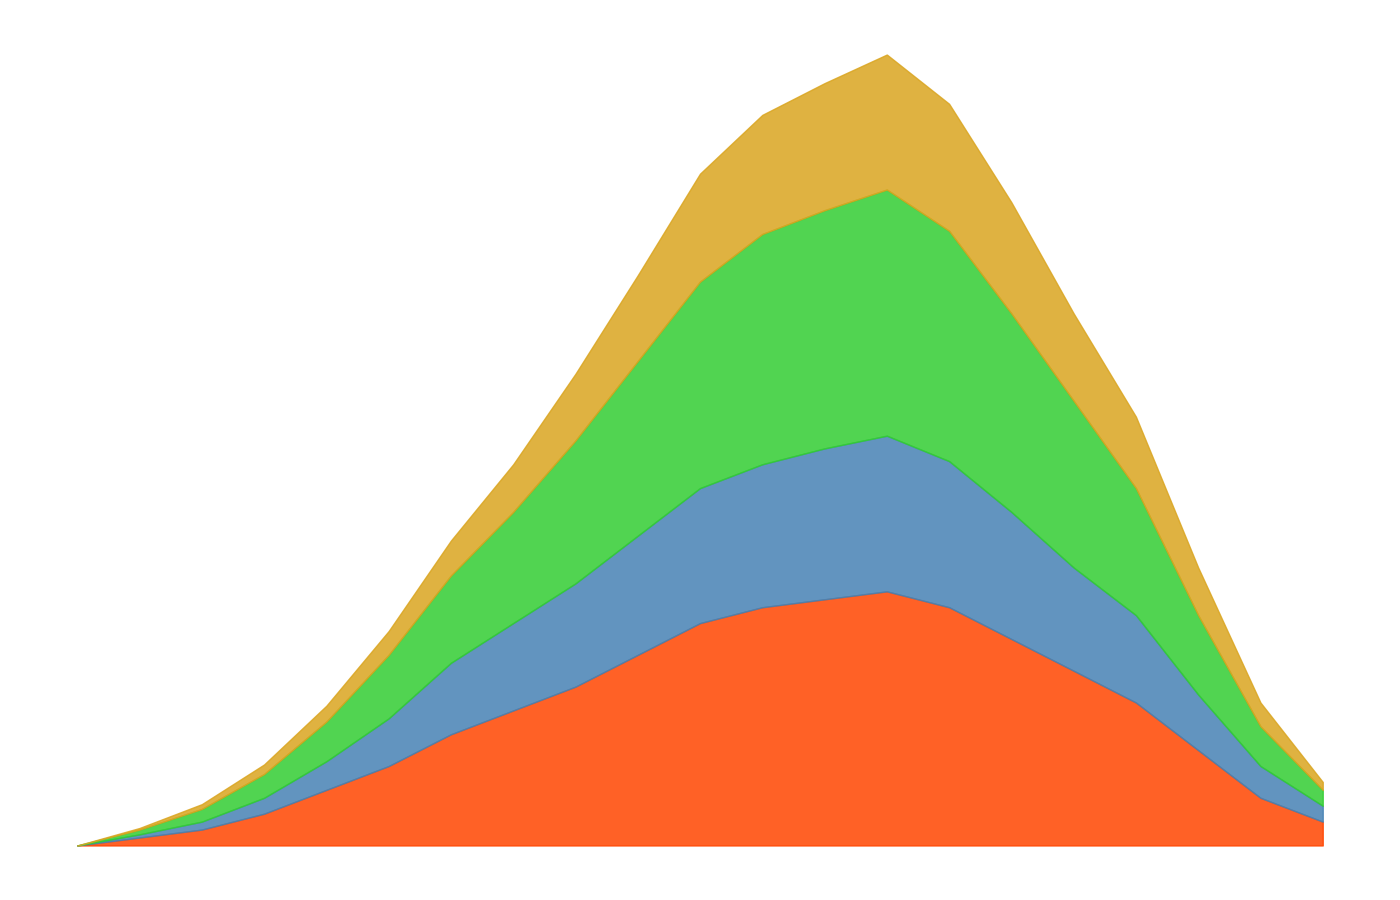

Source code (Python):
import matplotlib.pyplot as plt
import numpy as np

years = np.arange(2000, 2021)

assembly_robots = [0, 5, 10, 20, 35, 50, 70, 85, 100, 120, 140, 150, 155, 160, 150, 130, 110, 90, 60, 30, 15]
painting_robots = [0, 2, 5, 10, 18, 30, 45, 55, 65, 75, 85, 90, 95, 98, 92, 80, 65, 55, 35, 20, 10]
welding_robots = [0, 3, 8, 15, 25, 40, 55, 70, 90, 110, 130, 145, 150, 155, 145, 125, 105, 80, 50, 25, 10]
packaging_robots = [0, 1, 3, 6, 10, 15, 22, 30, 42, 54, 68, 75, 80, 85, 80, 70, 55, 45, 30, 15, 5]

robots_data = np.vstack([assembly_robots, painting_robots, welding_robots, packaging_robots])
cumulative_data = np.cumsum(robots_data, axis=0)

colors = ['#FF4500', '#4682B4', '#32CD32', '#DAA520']

fig, ax = plt.subplots(figsize=(14, 9))

ax.fill_between(years, 0, cumulative_data[0], color=colors[0], alpha=0.85)
ax.fill_between(years, cumulative_data[0], cumulative_data[1], color=colors[1], alpha=0.85)
ax.fill_between(years, cumulative_data[1], cumulative_data[2], color=colors[2], alpha=0.85)
ax.fill_between(years, cumulative_data[2], cumulative_data[3], color=colors[3], alpha=0.85)

# Remove legends, grids, and borders
ax.set_xticks([])
ax.set_yticks([])
ax.spines['top'].set_visible(False)
ax.spines['right'].set_visible(False)
ax.spines['bottom'].set_visible(False)
ax.spines['left'].set_visible(False)

plt.tight_layout()

plt.show()
